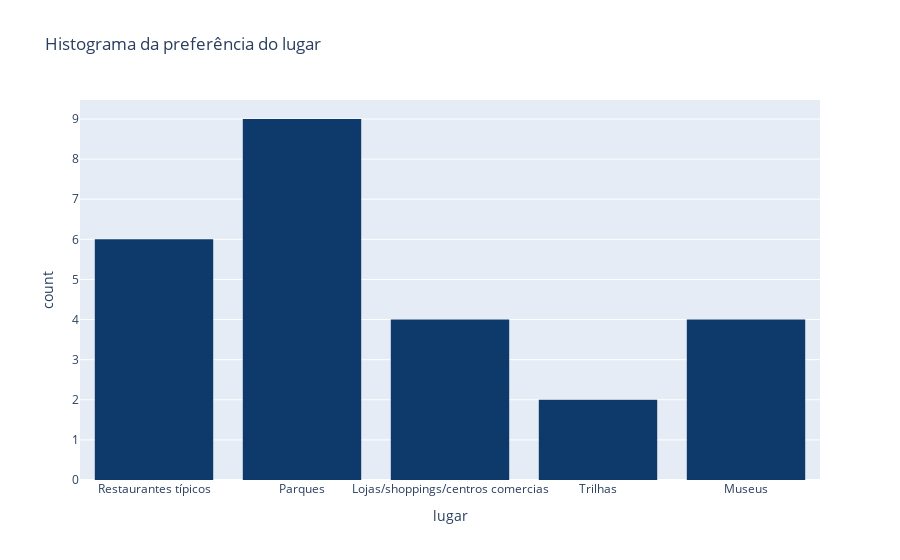

The code cell stored with this chart in its notebook:
### Code cell
px.histogram(df,
             x="fav_place",
             title='Histograma da preferência do lugar',
             labels={'fav_place':'lugar'},
             color_discrete_sequence=main_palette)

### Figure 1 — Plotly figure (JSON) as saved in the notebook; plotly's stock layout.template omitted (floating-point values rounded to 4 significant figures)
{"data": [{"alignmentgroup": "True", "bingroup": "x", "hovertemplate": "lugar=%{x}<br>count=%{y}<extra></extra>", "legendgroup": "", "marker": {"color": "#0D3A6B"}, "name": "", "offsetgroup": "", "orientation": "v", "showlegend": false, "type": "histogram", "x": ["Restaurantes típicos", "Parques", "Lojas/shoppings/centros comercias", "Parques", "Restaurantes típicos", "Trilhas", "Lojas/shoppings/centros comercias", "Museus", "Restaurantes típicos", "Parques", "Museus", "Parques", "Museus", "Restaurantes típicos", "Restaurantes típicos", "Parques", "Lojas/shoppings/centros comercias", "Parques", "Restaurantes típicos", "Trilhas", "Parques", "Parques", "Parques", "Museus", "Lojas/shoppings/centros comercias"], "xaxis": "x", "yaxis": "y"}], "layout": {"barmode": "relative", "legend": {"tracegroupgap": 0}, "title": {"text": "Histograma da preferência do lugar"}, "xaxis": {"anchor": "y", "domain": [0, 1], "title": {"text": "lugar"}}, "yaxis": {"anchor": "x", "domain": [0, 1], "title": {"text": "count"}}}}
